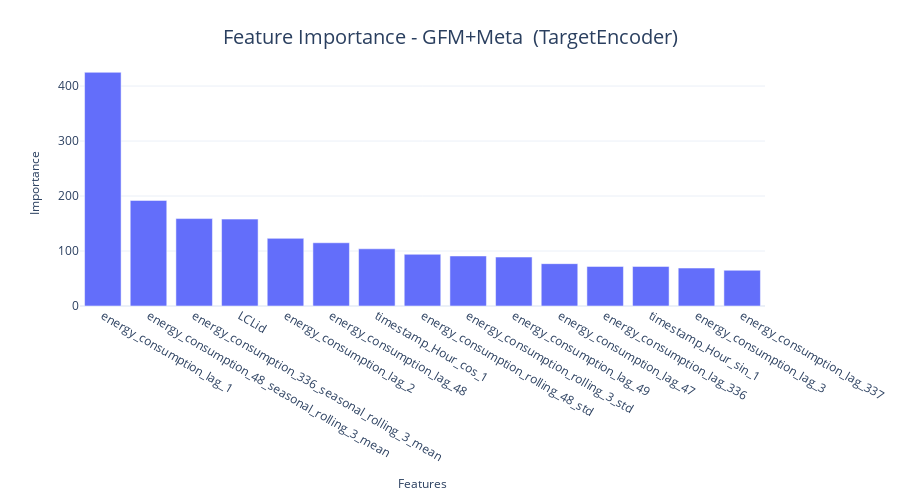

Source (notebook cell):
### Code cell
fig = px.bar(feat_df.head(15), x="feature", y="importance")
format_plot(fig, xlabel="Features", ylabel="Importance", title=f"Feature Importance - {model_config.name}", font_size=12)
# fig.write_image("imgs/chapter_8/baseline_w_meta_tgt_encoder_fimp.png")
fig.show()

### Figure 1 — Plotly figure (JSON) as saved in the notebook; plotly's stock layout.template omitted (floating-point values rounded to 4 significant figures)
{"data": [{"alignmentgroup": "True", "hovertemplate": "feature=%{x}<br>importance=%{y}<extra></extra>", "legendgroup": "", "marker": {"color": "#636efa", "pattern": {"shape": ""}}, "name": "", "offsetgroup": "", "orientation": "v", "showlegend": false, "textposition": "auto", "type": "bar", "x": ["energy_consumption_lag_1", "energy_consumption_48_seasonal_rolling_3_mean", "energy_consumption_336_seasonal_rolling_3_mean", "LCLid", "energy_consumption_lag_2", "energy_consumption_lag_48", "timestamp_Hour_cos_1", "energy_consumption_rolling_48_std", "energy_consumption_rolling_3_std", "energy_consumption_lag_49", "energy_consumption_lag_47", "energy_consumption_lag_336", "timestamp_Hour_sin_1", "energy_consumption_lag_3", "energy_consumption_lag_337"], "xaxis": "x", "y": [425, 192, 159, 158, 123, 115, 104, 94, 91, 89, 77, 72, 72, 69, 65], "yaxis": "y"}], "layout": {"autosize": false, "barmode": "relative", "height": 500, "legend": {"font": {"size": 12}, "orientation": "h", "title": {}, "tracegroupgap": 0, "x": 1, "xanchor": "right", "y": 0.9, "yanchor": "bottom"}, "margin": {"t": 60}, "title": {"font": {"size": 20}, "text": "Feature Importance - GFM+Meta  (TargetEncoder)", "x": 0.5, "xanchor": "center", "yanchor": "top"}, "width": 900, "xaxis": {"anchor": "y", "domain": [0, 1], "tickfont": {"size": 12}, "title": {"font": {"size": 12}, "text": "Features"}}, "yaxis": {"anchor": "x", "domain": [0, 1], "tickfont": {"size": 12}, "title": {"font": {"size": 12}, "text": "Importance"}}}}
